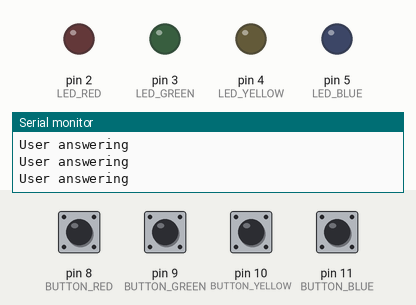
Bench run of a sketch on a simulated Arduino Uno, built with avr-gcc and run on an emulated ATmega328P. Parts: output pins drawn as LEDs (lit = HIGH), the last lines printed to the serial monitor. Dashed ring = blinking. The test bench sets the inputs (shaded band); at power-on: pin 8 (BUTTON_RED), pin 9 (BUTTON_GREEN), pin 10 (BUTTON_YELLOW), pin 11 (BUTTON_BLUE) HIGH. Random numbers use the default seed unless the sketch sets one.

Above: at 3.8 s.
3.9 s: pin 9 (BUTTON_GREEN) pulled LOW for 0.65 s
At 4.8 s:
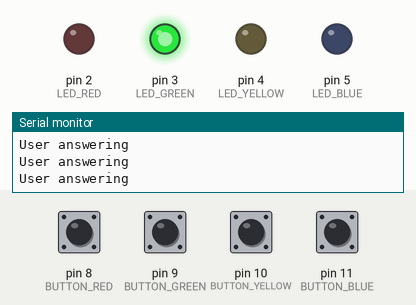
At 6.05 s:
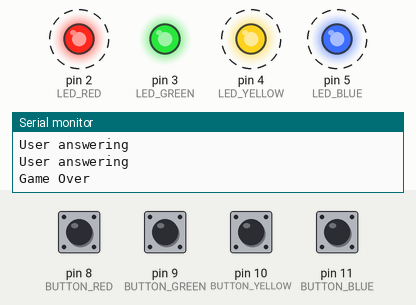
Timing chart, 0 to 13.7 s (numbered marks = the images above; inputs shaded):
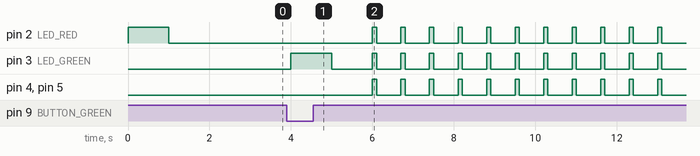

Measured:
- after the input at 3.9 s, pin 2 (LED_RED), pin 4 (LED_YELLOW), pin 5 (LED_BLUE): alternates HIGH for 0.10 s and LOW for 0.60 s, starting after 2.1 s; pin 3 (LED_GREEN): goes HIGH 1.0 s, LOW 1.0 s, 10 × (HIGH 0.10 s, LOW 0.60 s), HIGH 0.10 s, then LOW, starting after 0.10 s

The sketch:

genius_game.ino
```cpp
// This is a Genius game simulator

#define LED_RED 2
#define LED_GREEN 3
#define LED_YELLOW 4
#define LED_BLUE 5
#define BUTTON_RED 8
#define BUTTON_GREEN 9
#define BUTTON_YELLOW 10
#define BUTTON_BLUE 11

#define SEQUENCE_LENGTH 4
#define SECOND 1000 // == 1000 millisecond(s)

int ledSequence[SEQUENCE_LENGTH];

enum States {
  READY_NEXT_ROUND,
  USER_ANSWERING,
  WIN,
  GAME_OVER
};

int level = 0;
int answeredLeds = 0;


void setup(){
	Serial.begin(9600);
	setPorts();
	setSequence();
}

void loop() {
  switch (currentGameState()) {
    case READY_NEXT_ROUND:
      Serial.println("Ready for the next round");
      startRound();
      break;
    case USER_ANSWERING:
      Serial.println("User answering");
      checkUserAnswer();
      break;
    case WIN:
      Serial.println("Winner");
      winBlink();
      break;
    case GAME_OVER:
      Serial.println("Game Over");
      gameOverBlink();
      break;
  }

  delay(SECOND/2);
}

void startRound(){
  level++;
  answeredLeds = 0;
  if(level <= SEQUENCE_LENGTH)
    blinkRoundLeds();
}

int currentGameState(){
  if(level <= SEQUENCE_LENGTH){
    if(answeredLeds == level){
      return READY_NEXT_ROUND;
    }else{
      return USER_ANSWERING;
    }
  }else if(level == SEQUENCE_LENGTH + 1){
    return WIN;
  }else{
    return GAME_OVER;
  }
}

void checkUserAnswer(){
  int answer = isButtonPressed();

  if(answer == -1){
    return;
  }

  if(answer == ledSequence[answeredLeds]){
    answeredLeds++;
  }else{
    level = SEQUENCE_LENGTH + 2;
  }
}

void blinkRoundLeds(){
  for(int i = 0; i < level; i++){
    blinkLed(ledSequence[i]);
  }
}

void blinkLed(int port){
  digitalWrite(port,HIGH);
  delay(SECOND);
  digitalWrite(port,LOW);
  delay(SECOND/2);
}

void setPorts(){
  pinMode(LED_RED, OUTPUT);
  pinMode(LED_GREEN, OUTPUT);
  pinMode(LED_YELLOW, OUTPUT);
  pinMode(LED_BLUE, OUTPUT);
  pinMode(BUTTON_RED, INPUT_PULLUP);
  pinMode(BUTTON_GREEN, INPUT_PULLUP);
  pinMode(BUTTON_YELLOW, INPUT_PULLUP);
  pinMode(BUTTON_BLUE, INPUT_PULLUP);

}

void setSequence(){
  randomSeed(analogRead(0)); // Seeds the random number generator based on the analog reading from pin 0
    for(int i = 0; i < SEQUENCE_LENGTH; i++){
      ledSequence[i] = pickLed();
    }
}

int pickLed(){
  return random(LED_RED, LED_BLUE + 1);
}

void winBlink() {
  blinkLed(LED_BLUE);
  blinkLed(LED_YELLOW);
  blinkLed(LED_GREEN);
  blinkLed(LED_RED);

  delay(SECOND/2);
}

void gameOverBlink(){
  digitalWrite(LED_GREEN, HIGH);
  digitalWrite(LED_YELLOW, HIGH);
  digitalWrite(LED_RED, HIGH);
  digitalWrite(LED_BLUE, HIGH);
  delay(SECOND/10);
  digitalWrite(LED_GREEN, LOW);
  digitalWrite(LED_YELLOW, LOW);
  digitalWrite(LED_RED, LOW);
  digitalWrite(LED_BLUE, LOW);
  delay(SECOND/10);
}

int isButtonPressed(){
  if(digitalRead(BUTTON_GREEN) == LOW) {
    blinkLed(LED_GREEN); // make sure the button was pressed and read
    return LED_GREEN;
  }
  if(digitalRead(BUTTON_YELLOW) == LOW) {
    blinkLed(LED_YELLOW); // make sure the button was pressed and read
    return LED_YELLOW;
  }
  if(digitalRead(BUTTON_RED) == LOW) {
    blinkLed(LED_RED); // make sure the button was pressed and read
    return LED_RED;
  }
  if(digitalRead(BUTTON_BLUE) == LOW) {
    blinkLed(LED_BLUE); // make sure the button was pressed and read
    return LED_BLUE;
  }

  return -1; // None of the buttons were pressed
}
```
